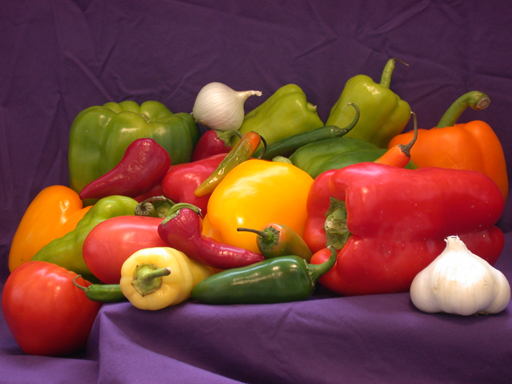
#> input picture Paper-1(Industrial_vision)/unit-2/peppers.png, 512 x 384 px
$ python RGBtoHSV.py
#> lines starting #> are read from the running program, lines starting #| are printed output that depends on the picture; after the words box and inside, x2 and y2 are one past the last pixel; in counts of white or black regions, pixels touching at a corner belong together
import cv2
import numpy as np
import matplotlib.pyplot as plt

# --- 1. Load and Prepare Image ---
try:
    image_bgr = cv2.imread('peppers.png')
#> image_bgr is the input picture: shape (384, 512, 3); mean B, G, R 57.6, 66.4, 120.8
    if image_bgr is None:
        raise FileNotFoundError
    image_rgb = cv2.cvtColor(image_bgr, cv2.COLOR_BGR2RGB)
except FileNotFoundError:
    print("Error: 'peppers.png' not found. Please download it or replace with your image path.")
    # As a fallback, create a simple color image
    image_rgb = np.zeros((300, 400, 3), dtype=np.uint8)
    image_rgb[50:150, 50:150] = [255, 0, 0]    # Red square
    image_rgb[50:150, 200:300] = [0, 255, 0]  # Green square
    image_rgb[170:270, 125:225] = [0, 0, 255]  # Blue square

# --- 2. Convert to HSV and LAB Color Spaces ---
image_hsv = cv2.cvtColor(image_rgb, cv2.COLOR_RGB2HSV)
#> image_hsv: shape (384, 512, 3); mean H, S, V 102.4, 157.5, 122.7
image_lab = cv2.cvtColor(image_rgb, cv2.COLOR_RGB2LAB)
#> image_lab: shape (384, 512, 3); mean of channels 0, 1, 2 90.4, 150.8, 141.7

# Split channels for visualization
h, s, v = cv2.split(image_hsv)
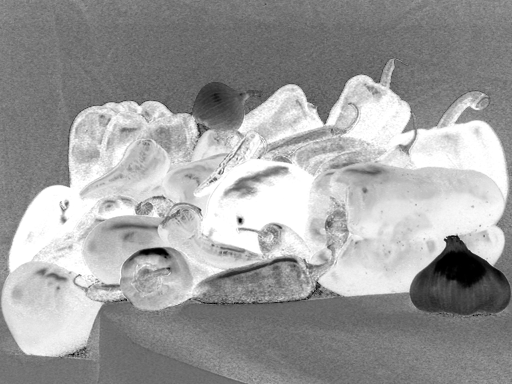
#> s: shape (384, 512); min 0, max 255, mean 157.5
l, a, b = cv2.split(image_lab)
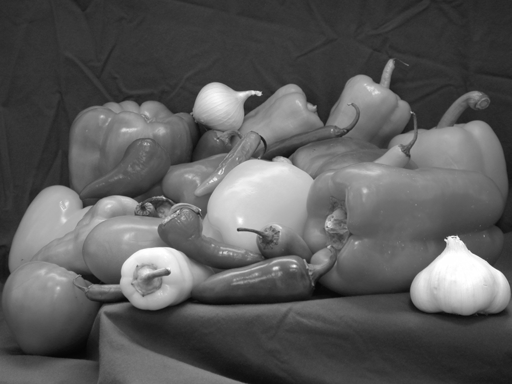
#> l: shape (384, 512); min 5, max 255, mean 90.4
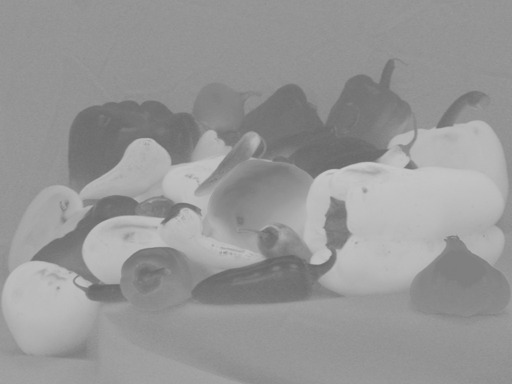
#> a: shape (384, 512); min 103, max 200, mean 150.8
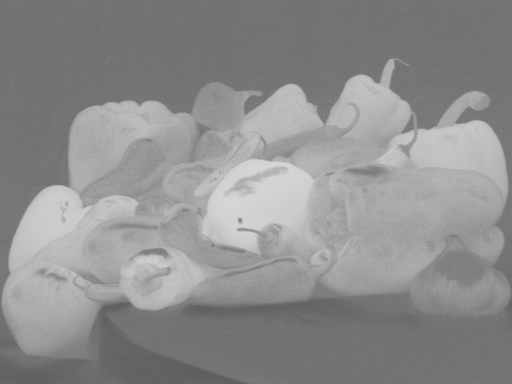
#> b: shape (384, 512); min 92, max 214, mean 141.7

# --- 3. Visualize the Color Spaces and Their Channels ---
fig, axes = plt.subplots(3, 4, figsize=(16, 12))
plt.suptitle("Color Space Conversions and Channels", fontsize=16)

# Row 1: Original and RGB Channels
axes[0, 0].imshow(image_rgb)
axes[0, 0].set_title('Original RGB')
axes[0, 1].imshow(image_rgb[:,:,0], cmap='gray')
axes[0, 1].set_title('Red Channel')
axes[0, 2].imshow(image_rgb[:,:,1], cmap='gray')
axes[0, 2].set_title('Green Channel')
axes[0, 3].imshow(image_rgb[:,:,2], cmap='gray')
axes[0, 3].set_title('Blue Channel')

# Row 2: HSV Channels
axes[1, 0].imshow(image_hsv)
axes[1, 0].set_title('HSV (Incorrect Display)')
axes[1, 1].imshow(h, cmap='gray')
axes[1, 1].set_title('Hue (H)')
axes[1, 2].imshow(s, cmap='gray')
axes[1, 2].set_title('Saturation (S)')
axes[1, 3].imshow(v, cmap='gray')
axes[1, 3].set_title('Value (V)')

# Row 3: LAB Channels
axes[2, 0].imshow(image_lab)
axes[2, 0].set_title('LAB (Incorrect Display)')
axes[2, 1].imshow(l, cmap='gray')
axes[2, 1].set_title('Lightness (L*)')
axes[2, 2].imshow(a, cmap='gray')
axes[2, 2].set_title('a* (green-red)')
axes[2, 3].imshow(b, cmap='gray')
axes[2, 3].set_title('b* (blue-yellow)')

for ax in axes.ravel():
    ax.axis('off')
plt.tight_layout(rect=[0, 0, 1, 0.96])

# Save the first figure
plt.savefig("color_space_channels.png", bbox_inches='tight', dpi=150)
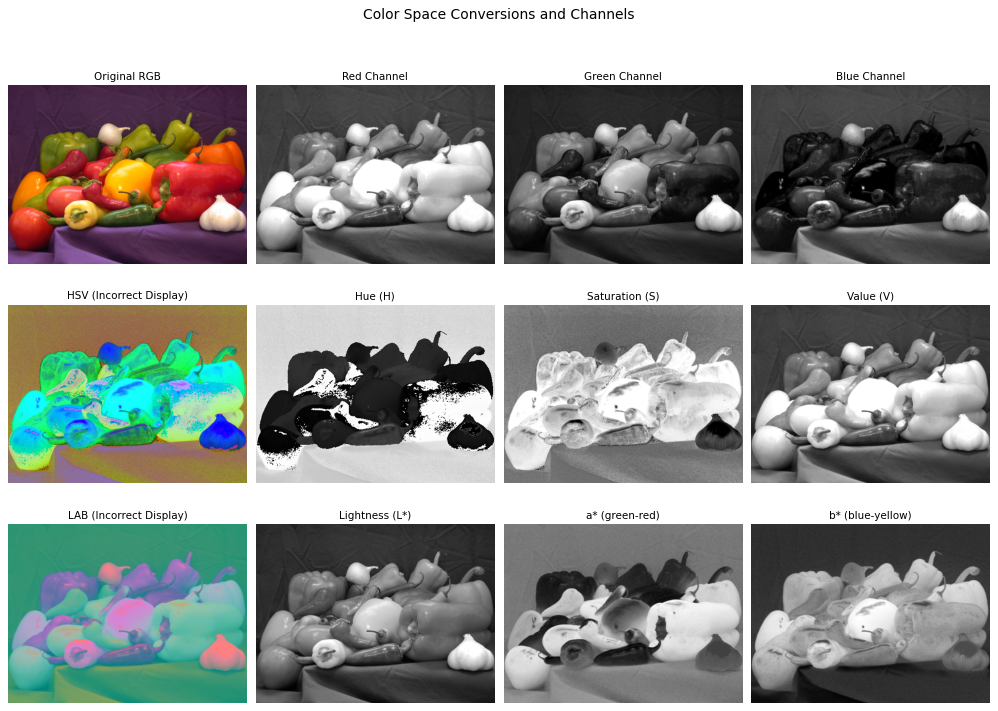
#> figure drawn by matplotlib, 12 panels
print("Saved color space analysis to 'color_space_channels.png'")
plt.show()


# --- 4. Assess Segmentation using HSV ---
lower_red1 = np.array([0, 70, 50])
upper_red1 = np.array([10, 255, 255])
mask1 = cv2.inRange(image_hsv, lower_red1, upper_red1)
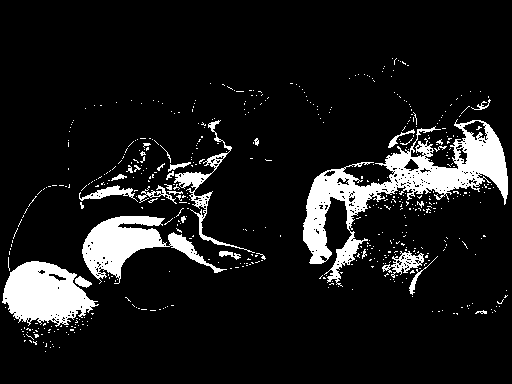
#> mask1: shape (384, 512); 10.5% white; 542 white regions (513 under 20 px), largest, box (x1, y1, x2, y2) and area: (303, 119, 508, 287) 8657, (2, 261, 99, 327) 3990, (82, 216, 227, 284) 3632

lower_red2 = np.array([170, 70, 50])
upper_red2 = np.array([180, 255, 255])
mask2 = cv2.inRange(image_hsv, lower_red2, upper_red2)
#> mask2: shape (384, 512); 11.1% white; 391 white regions (377 under 20 px), largest, box (x1, y1, x2, y2) and area: (318, 173, 506, 296) 11295, (80, 129, 230, 205) 3939, (1, 274, 101, 356) 2419

red_mask = mask1 + mask2
#> red_mask: shape (384, 512); 21.6% white; 211 white regions (201 under 20 px), largest, box (x1, y1, x2, y2) and area: (303, 96, 509, 296) 22290, (79, 120, 266, 284) 12469, (1, 185, 101, 356) 6770
segmented_image = cv2.bitwise_and(image_rgb, image_rgb, mask=red_mask)
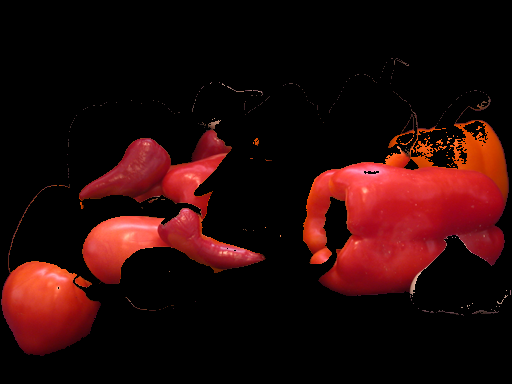
#> segmented_image: shape (384, 512, 3); mean R, G, B 38.8, 9.3, 8.4

# --- 5. Display and SAVE Segmentation Results ---
fig, axes = plt.subplots(1, 3, figsize=(15, 5))
plt.suptitle("Segmentation Assessment using HSV Color Space", fontsize=16)

axes[0].imshow(image_rgb)
axes[0].set_title('Original Image')
axes[0].axis('off')

axes[1].imshow(red_mask, cmap='gray')
axes[1].set_title('Binary Mask for Red Color')
axes[1].axis('off')

axes[2].imshow(segmented_image)
axes[2].set_title('Segmented Red Peppers')
axes[2].axis('off')

plt.tight_layout(rect=[0, 0, 1, 0.92])

# Save the second (final) figure
plt.savefig("segmentation_result.png", bbox_inches='tight', dpi=150)
print("Saved segmentation result to 'segmentation_result.png'")
plt.show()

$ run again, with Paper-1(Industrial_vision)/unit-2/fov_input.png copied over Paper-1(Industrial_vision)/unit-2/peppers.png
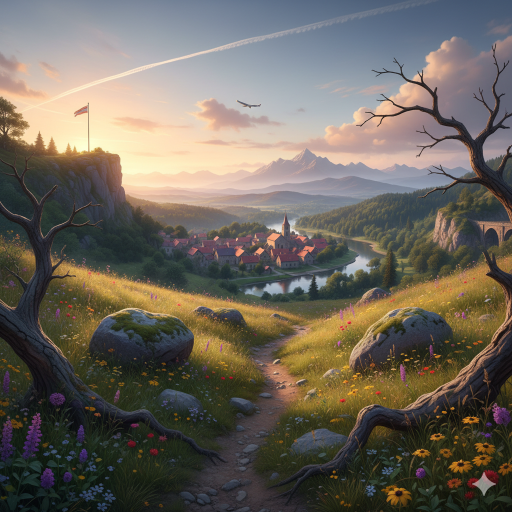
#> input picture Paper-1(Industrial_vision)/unit-2/fov_input.png, 1024 x 1024 px (shown at 1/2 size)
#> image_bgr is the input picture: shape (1024, 1024, 3); mean B, G, R 92.2, 102.1, 108.7
#> image_hsv: shape (1024, 1024, 3); mean H, S, V 66.4, 73.1, 116.6
#> image_lab: shape (1024, 1024, 3); mean of channels 0, 1, 2 108.4, 129.4, 134.4
#> `mask1 = cv2.inRange(image_hsv, lower_red1, upper_red1)`:
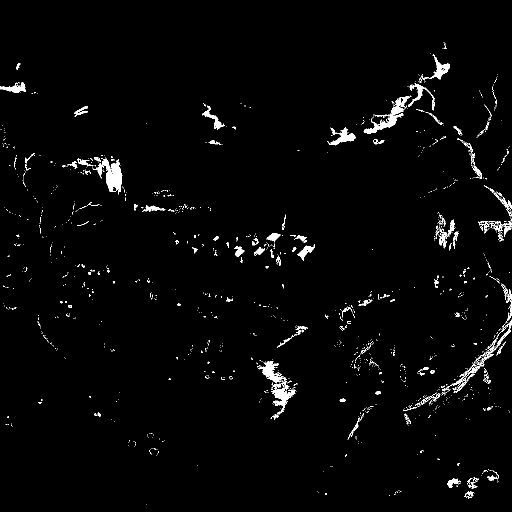
#> mask1: shape (1024, 1024) (shown at 1/2 size); 2% white; 1360 white regions (1230 under 20 px), largest, box (x1, y1, x2, y2) and area: (203, 318, 245, 389) 1545, (727, 192, 820, 267) 1466, (542, 755, 592, 829) 1116
#> mask2: shape (1024, 1024); 0.24% white; 333 white regions (308 under 20 px), largest, box (x1, y1, x2, y2) and area: (968, 940, 997, 958) 289, (300, 897, 316, 911) 169, (255, 879, 272, 895) 168
#> red_mask: shape (1024, 1024); 2.3% white; 1308 white regions (1148 under 20 px), largest, box (x1, y1, x2, y2) and area: (203, 318, 245, 389) 1546, (727, 192, 820, 267) 1466, (542, 755, 592, 829) 1119
#> `segmented_image = cv2.bitwise_and(image_rgb, image_rgb, mask=red_mask)`:
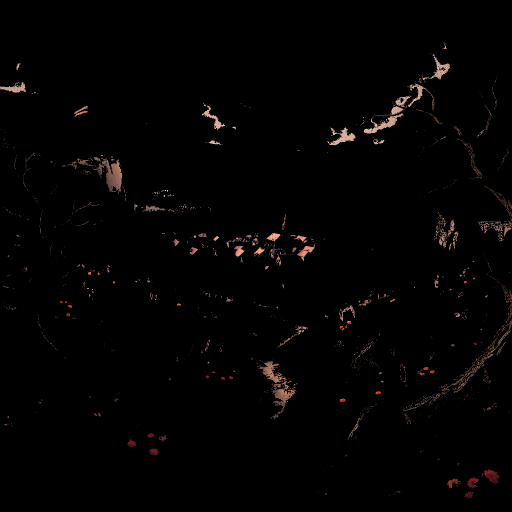
#> segmented_image: shape (1024, 1024, 3) (shown at 1/2 size); mean R, G, B 3.3, 2.3, 2
